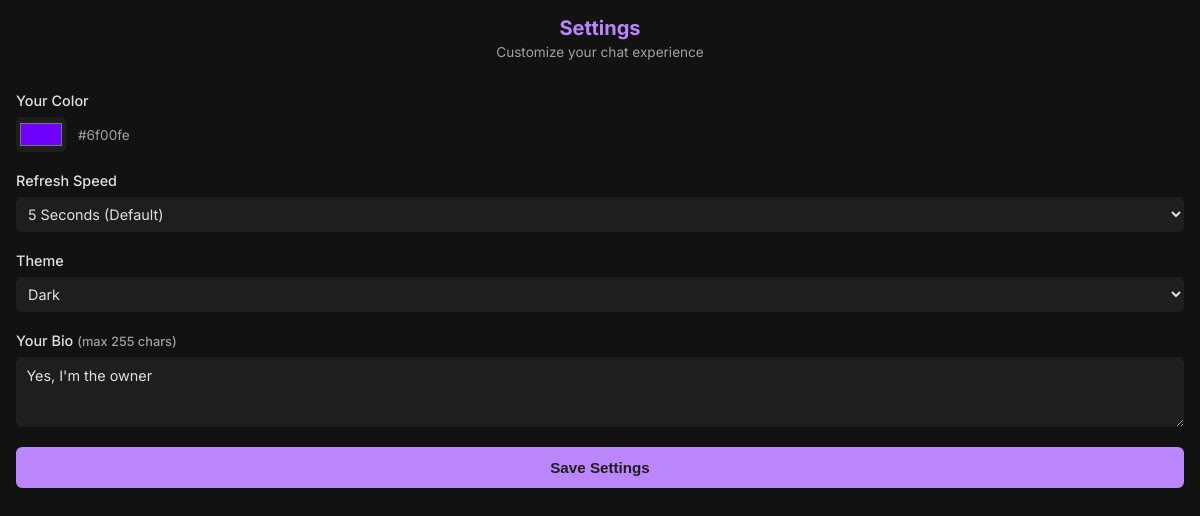
/settings.php (signed in), run on an earlier commit of the app's database.
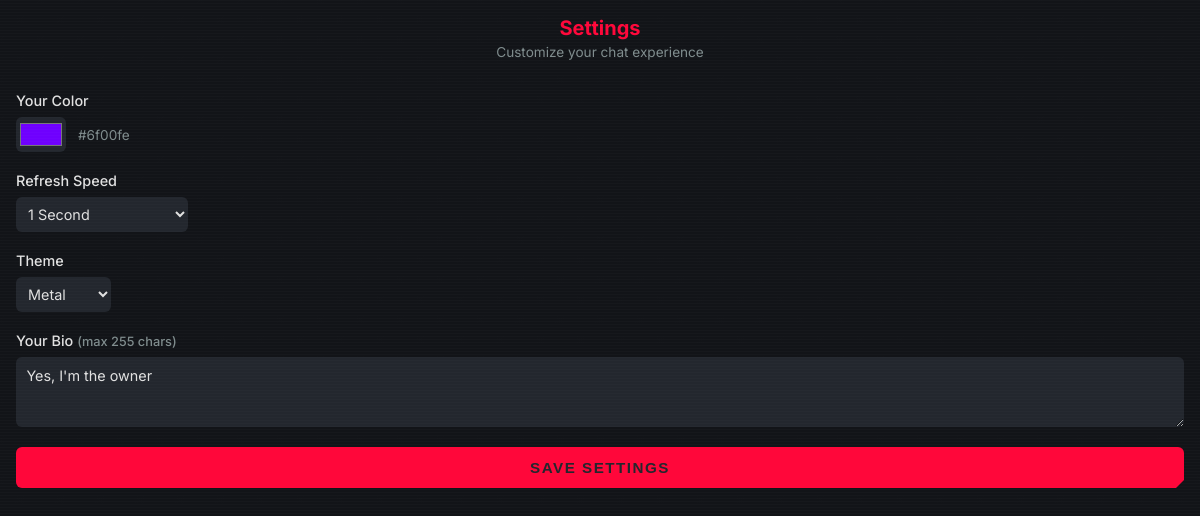
And on a later commit of the database.
### tables this page shows
CREATE TABLE users (
            id INTEGER PRIMARY KEY AUTOINCREMENT,
            username TEXT UNIQUE NOT NULL,
            password TEXT NOT NULL,
            role TEXT DEFAULT 'guest' NOT NULL,
            message_count INTEGER DEFAULT 0 NOT NULL,
            chat_color TEXT DEFAULT '#bb86fc' NOT NULL,
            refresh_interval INTEGER DEFAULT 5 NOT NULL,
            theme TEXT DEFAULT 'default' NOT NULL,
            bio TEXT,
            created_at DATETIME DEFAULT CURRENT_TIMESTAMP,
            last_activity DATETIME DEFAULT CURRENT_TIMESTAMP
        , show_online_users TINYINT(1) DEFAULT 0, show_settings TINYINT(1) DEFAULT 0);

### settings.php (the view, shortened to what this page needs)
<?php
require_once 'config.php';
try {
    $stmt = $pdo->prepare("SELECT chat_color, refresh_interval, theme, role, bio FROM users WHERE id = ?");
    $stmt->execute([$_SESSION['user_id']]);
    $user_settings = $stmt->fetch(PDO::FETCH_ASSOC);
    $current_color = $user_settings['chat_color'] ?? '#89b4fa';
    $current_interval = $user_settings['refresh_interval'] ?? 5;
    $current_theme = $user_settings['theme'] ?? 'default';
    $current_role = $user_settings['role'] ?? 'guest';
    $current_bio = $user_settings['bio'] ?? '';
} catch (PDOException $e) {
    $current_color = '#89b4fa';
    $current_interval = 5;
    $current_theme = 'default';
    $current_role = 'guest';
    $current_bio = '';
    $_SESSION['feedback_message'] = 'Database may need to be updated.';
}
$all_themes = ['default', 'light', 'dark', 'visibility', 'neon', 'ocean', 'forest', 'volcano', 'chaos', 'rainbow', 'rotten', 'metal'];
$guest_themes = ['default', 'light', 'dark'];
$current_role_value = ROLES[$current_role] ?? 0;
?>
<!DOCTYPE html>
<html lang="en">
<head>
    <link rel="stylesheet" href="styles.css">
    <?php if ($current_theme !== 'default'): ?>
        <link rel="stylesheet" href="data/themes/<?= htmlspecialchars($current_theme) ?>.css">
    <?php endif; ?>
</head>
<body>
    <div class="header">
        <h1>Settings</h1>
        <p class="intro-text">Customize your chat experience</p>
    </div>
    <div class="scrollable-form-area">
        <form method="POST" action="index.php" target="_parent" class="settings-form">
            <div class="setting-wrapper">
                <label for="chat_color">Your Color</label>
                <div class="input-row">
                    <input type="color" id="chat_color" name="chat_color" value="<?= htmlspecialchars($current_color) ?>">
                    <span style="font-size: 0.85rem; color: var(--subtle-text);"><?= htmlspecialchars($current_color) ?></span>
                </div>
            </div>
            <div class="setting-wrapper">
                <label for="refresh_interval">Refresh Speed</label>
                <select id="refresh_interval" name="refresh_interval">
                    <option value="1" <?= $current_interval == 1 ? 'selected' : '' ?>>1 Second</option>
                    <option value="5" <?= $current_interval == 5 ? 'selected' : '' ?>>5 Seconds (Default)</option>
                </select>
            </div>
            <div class="setting-wrapper">
                <label for="theme">Theme</label>
                <select id="theme" name="theme">
                    <?php
                    $available_themes = ($current_role_value >= ROLES['member']) ? $all_themes : $guest_themes;
                    foreach ($all_themes as $theme) {
                        if (in_array($theme, $available_themes)) {
                            $selected = ($current_theme == $theme) ? 'selected' : '';
                            echo "<option value=\"" . htmlspecialchars($theme) . "\" $selected>" . ucfirst(str_replace('_', ' ', $theme)) . "</option>";
                        }
                    }
                    ?>
                </select>
            </div>
            <div class="setting-wrapper">
                <label for="bio">Your Bio <span style="color: var(--subtle-text); font-size: 0.8rem;">(max 255 chars)</span></label>
                <textarea id="bio" name="bio" maxlength="255" placeholder="Tell others about yourself..."><?= htmlspecialchars($current_bio) ?></textarea>
            </div>
            <button type="submit" class="button">Save Settings</button>
        </form>
    </div>
</body>
</html>

### styles.css (style rules this page uses)
:root { --background: #1e1e2e; --surface: #27293d; --text: #cdd6f4; --primary: #8c78e9; --subtle-text: #89b4fa; --error: #f38ba8; --error-bg: rgba(243, 139, 168, 0.1); }
* { box-sizing: border-box; }
body { font-family: 'Inter', 'Segoe UI', sans-serif; background-color: var(--background); color: var(--text); margin: 0; padding: 0; overflow: hidden; }
.button { color: var(--text); text-decoration: none; font-weight: 500; padding: 8px 16px; border-radius: 8px; transition: all 0.2s ease; background-color: rgba(255, 255, 255, 0.05); border: 1px solid rgba(255, 255, 255, 0.1); cursor: pointer; display: inline-flex; align-items: center; justify-content: center; white-space: nowrap; box-shadow: 0 1px 3px rgba(0,0,0,0.1); }

### data/themes/metal.css (style rules this page uses)
:root { --background: #121418; --surface: #23272e; --primary: #ff073a; --secondary: #00e5ff; --text: #e1e1e1; --subtle-text: #7f8c8d; --error: #ff4757; --font-family: 'Orbitron', sans-serif; }
body { font-family: var(--font-family); background-color: var(--background); position: relative; animation: flicker 0.2s infinite; }
body::before { content: ""; position: absolute; top: 0; left: 0; width: 100%; height: 100%; background-image: linear-gradient(to bottom, rgba(255,255,255,0.03) 1px, transparent 1px); background-size: 100% 3px; animation: scanline 15s linear infinite; pointer-events: none; opacity: 0.5; }
h1, h2 { animation: pulse-red 3s infinite; }
.button, button { background-color: var(--surface); color: var(--primary); border: 1px solid var(--surface); text-transform: uppercase; letter-spacing: 1.5px; transition: all 0.2s ease; border-radius: 0; clip-path: polygon(0 0, 100% 0, 100% calc(100% - 8px), calc(100% - 8px) 100%, 0 100%); }
input[type="text"], input[type="password"], textarea { font-family: var(--font-family); background-color: var(--background); border: 1px solid var(--surface); color: var(--text); caret-color: var(--primary); border-radius: 0; }
.settings-form .setting-wrapper { flex-direction: column; align-items: flex-start; gap: 0.5rem; }
.settings-form .setting-wrapper > label, .settings-form .setting-wrapper > textarea { width: 100%; text-align: left; }

### settings.php (style rules this page uses)
* { margin: 0; padding: 0; box-sizing: border-box; }
html, body { height: 100%; overflow: hidden; }
body { background-color: var(--background); color: var(--text); display: flex; flex-direction: column; font-family: 'Inter', sans-serif; }
.header { flex-shrink: 0; padding: 1rem; text-align: center; border-bottom: 1px solid var(--border); }
h1 { color: var(--primary); font-size: 1.25rem; margin-bottom: 0.25rem; }
.intro-text { font-size: 0.85rem; color: var(--subtle-text); }
.scrollable-form-area { flex: 1; overflow-y: auto; padding: 1rem; -ms-overflow-style: none; scrollbar-width: none; }
.settings-form { max-width: 100%; width: 100%; display: flex; flex-direction: column; gap: 1.25rem; padding-bottom: 2rem; }
.setting-wrapper { display: flex; flex-direction: column; gap: 0.5rem; align-items: stretch; }
.setting-wrapper label { font-size: 0.9rem; font-weight: 500; color: var(--text); }
.input-row { display: flex; align-items: center; gap: 0.75rem; }
input[type="color"] { width: 50px; height: 35px; border: 2px solid var(--border); border-radius: 6px; cursor: pointer; padding: 2px; background: var(--surface); }
select { flex: 1; padding: 0.5rem; border: 1px solid var(--border); border-radius: 6px; background-color: var(--surface); color: var(--text); font-family: 'Inter', sans-serif; font-size: 0.9rem; cursor: pointer; min-width: 0; }
textarea { width: 100%; min-height: 70px; padding: 0.65rem; border-radius: 6px; border: 1px solid var(--border); background-color: var(--surface); color: var(--text); font-family: 'Inter', sans-serif; font-size: 0.9rem; resize: vertical; }
.button { width: 100%; padding: 0.75rem; background: var(--primary); color: var(--surface); border: none; border-radius: 6px; font-weight: 600; font-size: 0.95rem; cursor: pointer; transition: all 0.2s; }

### data/themes/dark.css (style rules this page uses)
:root { --background: #121212; --surface: #1e1e1e; --text: #e0e0e0; --primary: #bb86fc; --subtle-text: #a0a0a0; --error: #cf6679; --error-bg: rgba(207, 102, 121, 0.1); }

What changed in the data, as far as the page shows it:
changed users "#6f00fe": refresh_interval "5 Seconds (Default)" → "1 Second"; theme "Dark" → "Metal"
Also different on the page:
text no longer shown: "Save Settings"
text now shown: "SAVE SETTINGS"
